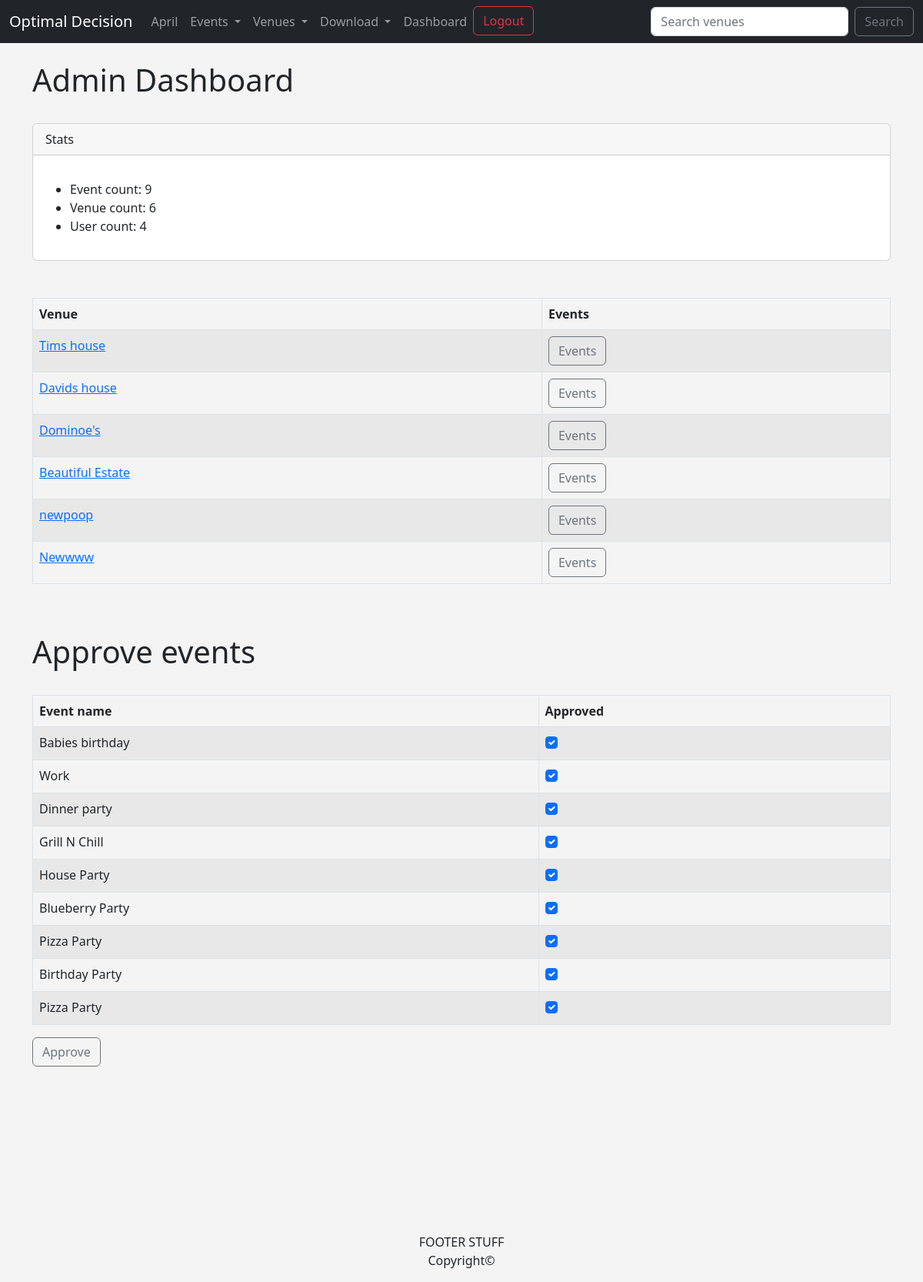
The app's page /approve_events (signed in), older data.
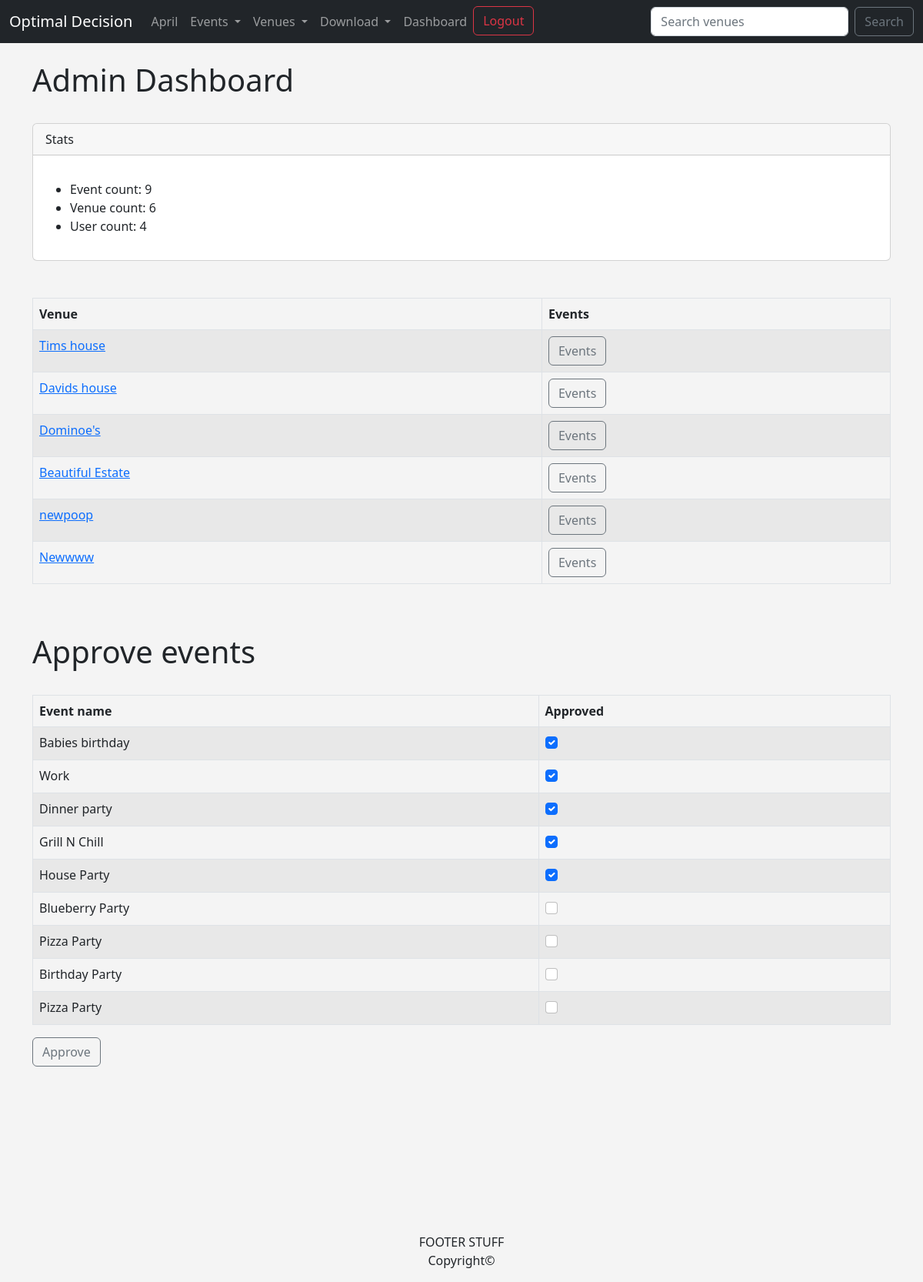
The same page, newer data.
### events/models.py (models this page shows, shortened)
class Event(models.Model):
    name = models.CharField('Event Name', max_length=120)
    event_date = models.DateTimeField('Event Date')
    venue = models.ForeignKey(Venue, blank=True, null=True, on_delete=models.CASCADE)
    manager = models.ForeignKey(User, related_name='manager', blank=True, null=True, on_delete=models.SET_NULL)
    description = models.TextField(blank=True)
    attendees = models.ManyToManyField(User, related_name='attendee', blank=True)
    approved = models.BooleanField('Approved', default=False)
    def __str__(self):
        return self.name

### events/views.py (the view)
# urls.py: path('approve_events', views.approve_events, name='approve_events'),
def approve_events(request):
    events = Event.objects.all().order_by('-event_date')
    venues = Venue.objects.all()
    event_count = events.count()
    venue_count = Venue.objects.all().count()
    user_count = MyClubUser.objects.all().count()
    if request.user.is_superuser:
        if request.method == 'POST':
            id_list = request.POST.getlist('boxes')
            events.update(approved=False)
            for x in id_list:
                Event.objects.filter(pk=int(x)).update(approved=True)
            messages.success(request, 'Event approval updated successfully.')
            return redirect('approve_events')
        else:
            return render(request, 'events/event_approval.html', {'events': events, 'venues': venues, 'event_count': event_count, 'venue_count': venue_count, 'user_count': user_count})
    else:
        messages.success(request, 'You are not authorized to view this page')
        return redirect('home')

### events/models.py (called while the page is built)
    def __str__(self):
        return self.name

### events/templates/events/event_approval.html (shortened to what this page needs)
{% extends 'events/base.html' %}
{% block content %}
<h1>Admin Dashboard</h1></br>
<div class="card">
  <div class="card-header">Stats</div>
    <div class="card-body">
        <p class="card-text">
            <ul>
                <li>Event count: {{ event_count }} </li>
                <li>Venue count: {{ venue_count }} </li>
                <li>User count: {{ user_count }} </li>
            </ul>
        </p>
    </div>
</div></br></br>
<table class="table table-striped table-hover table-bordered">
  <thead>
    <tr>
      <th scope="col">Venue</th>
      <th scope="col">Events</th>
    </tr>
  </thead>
  <tbody>
      {% for venue in venues %}
      <tr>
          <td><a href='{% url "show_venue" venue.id %}'>{{ venue }}</a></td>
        <td>
            <a class='btn btn-outline-secondary' href='{% url "venue_events" venue.id %}'>Events</a>
        </td>
        {% endfor %}
      </tr>
  </tbody>
</table></br></br>
<h1>Approve events</h1></br>
<form method='POST'>
<table class="table table-striped table-hover table-bordered">
  <thead>
    <tr>
      <th scope="col">Event name</th>
      <th scope="col">Approved</th>
    </tr>
  </thead>
  <tbody>
      {% for event in events %}
      <tr>
        <td>{{ event }}</td>
        <td>
            {% if event.approved %}
            <div class='form-check'>
                <input class='form-check-input' type='checkbox' checked='checked' value='{{ event.id }}' name='boxes'>
            </div>
            {% else %}
            <div class='form-check'>
                <input class='form-check-input' type='checkbox' value='{{ event.id }}' name='boxes'>
            </div>
            {% endif %}
        </td>
        {% endfor %}
      </tr>
  </tbody>
</table>
<button class='btn btn-outline-secondary' type='submit'>Approve</button>
</form>
{% endblock content %}

Row changes from the older to the newer data that the page shows:
changed Event "Blueberry Party": approved True → False (drawn); boxes "☑" → "☐"
changed Event (number 7 of 9 on the later page): approved True → False (drawn); boxes "☑" → "☐"
changed Event "Birthday Party": approved True → False (drawn); boxes "☑" → "☐"
changed Event (number 9 of 9 on the later page): approved True → False (drawn); boxes "☑" → "☐"
